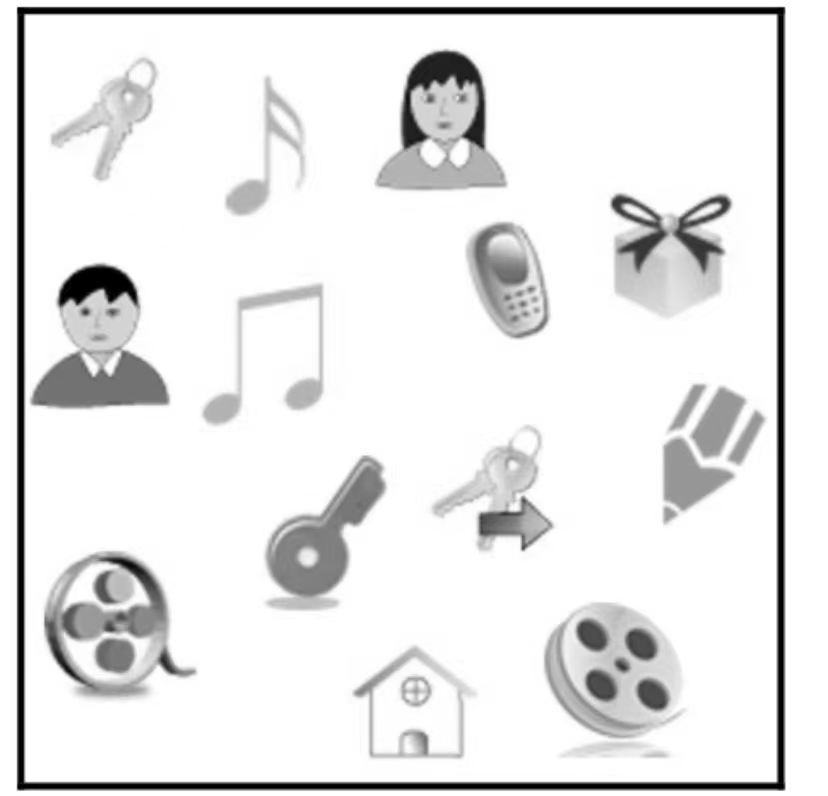
#> input picture cv2.study/all.jpg, 828 x 796 px
$ python 'cv2.单目标匹配.py'
#> lines starting #> are read from the running program, lines starting #| are printed output that depends on the picture; after the words box and inside, x2 and y2 are one past the last pixel; in counts of white or black regions, pixels touching at a corner belong together
import cv2
img=cv2.imread("all.jpg")
#> img is the input picture: shape (796, 828, 3); min 0, max 255, mean 231.4
# 读取原始图像
templ = cv2.imread("lunzi.jpg")
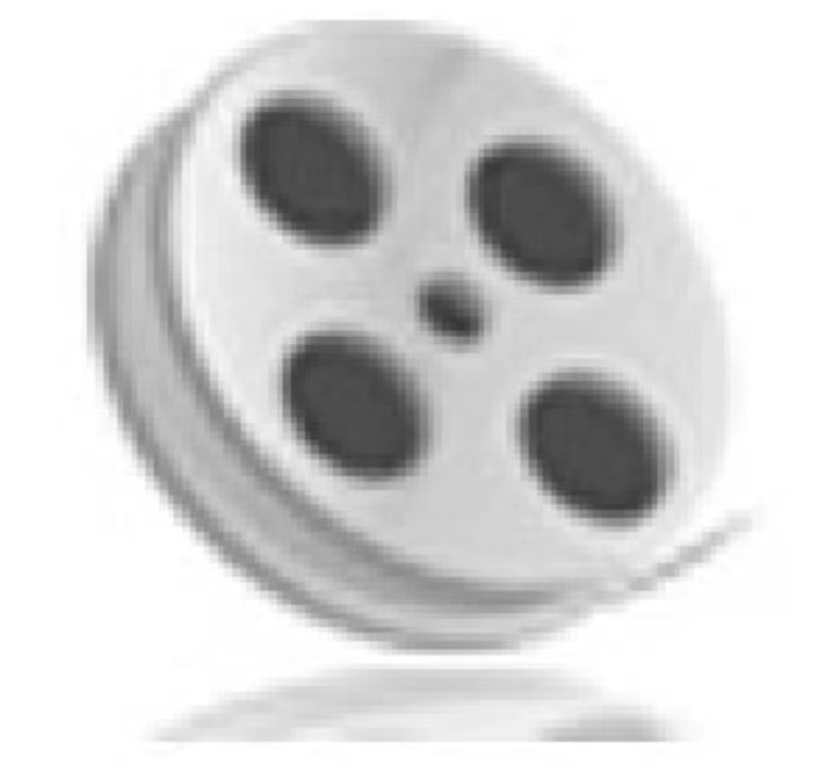
#> input picture cv2.study/lunzi.jpg, 828 x 777 px
#> templ is the input picture: shape (777, 828, 3); min 52, max 255, mean 214.1
templ = cv2.resize(templ,(200,200))
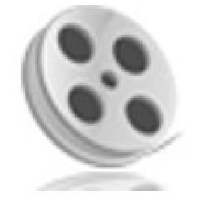
#> templ: shape (200, 200, 3); min 54, max 255, mean 214
height,width,c = templ.shape
#> height = 200; width = 200; c = 3
results = cv2.matchTemplate(img,templ,cv2.TM_CCOEFF_NORMED)
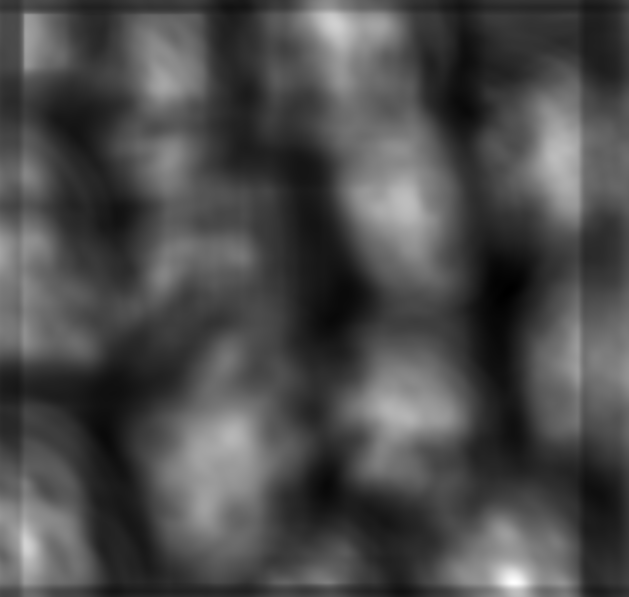
#> results: shape (597, 629) float32; min -0.352, max 0.791, mean -0.0108; drawn with min black and max white
#获取匹配结果的最小值、最大值、最小值坐标、最大值坐标
minValue,maxValue,minLoc,maxLoc = cv2.minMaxLoc(results)
#> minValue = -0.352; maxValue = 0.791; minLoc = (508, 290); maxLoc = (513, 582)
resultPoint1 = maxLoc
#> resultPoint1 = (513, 582)
resultPoint2 = (resultPoint1[0]+width,resultPoint1[1]+height)
#> resultPoint2 = (713, 782)
cv2.rectangle(img, resultPoint1,resultPoint2, (0,0,255),2)
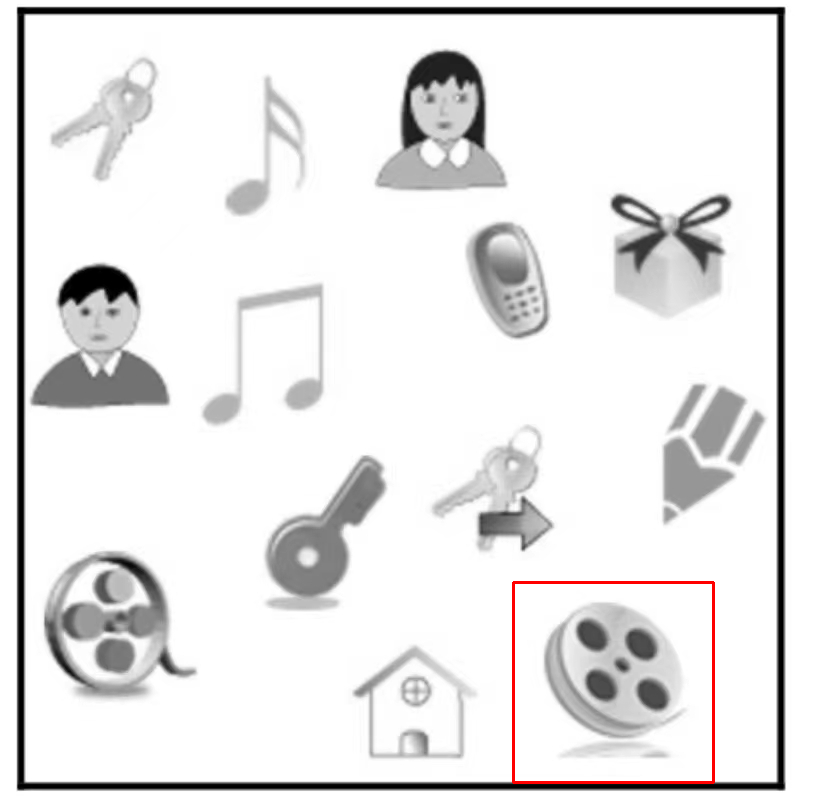
#> img: shape (796, 828, 3); 0.36% of pixels changed, all inside (x1, y1, x2, y2) = (512, 581, 715, 784)
cv2.imshow("img", img)
cv2.imshow("img1", templ)
        # 显示匹配的结果
cv2.waitKey(0)
cv2.destroyAllWindows()
